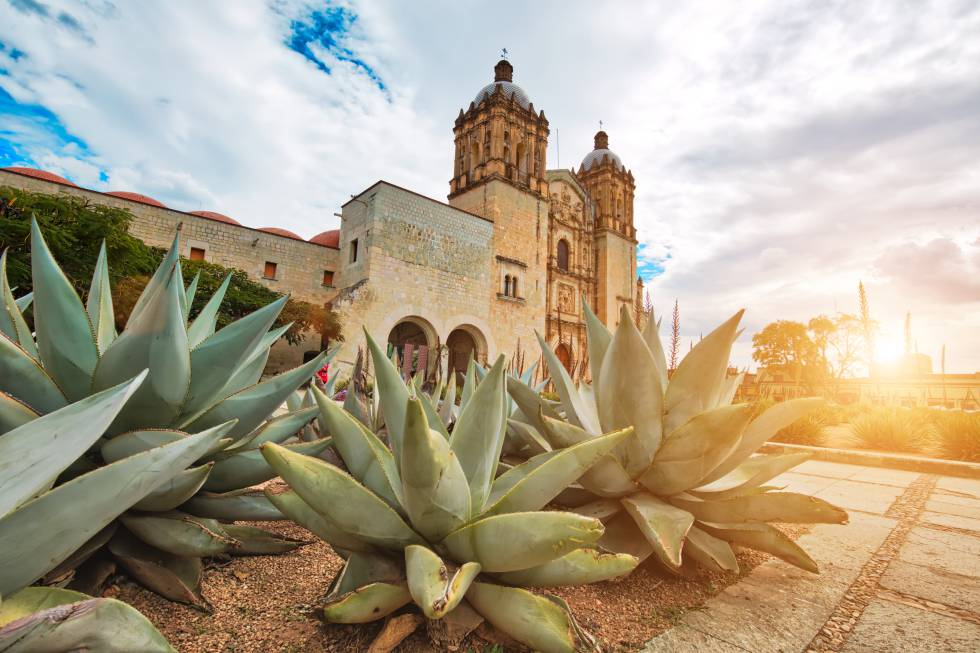
#> input picture Fotos/oaxaca.jpg, 980 x 653 px
$ python basic.py
#> lines starting #> are read from the running program, lines starting #| are printed output that depends on the picture; after the words box and inside, x2 and y2 are one past the last pixel; in counts of white or black regions, pixels touching at a corner belong together
import cv2 as cv
img = cv.imread('Fotos/oaxaca.jpg')
#> img is the input picture: shape (653, 980, 3); mean B, G, R 139.9, 162.4, 174.7
cv.imshow('Oaxaca', img)

#convertir a escala de grises
gray = cv.cvtColor(img, cv.COLOR_BGR2GRAY)
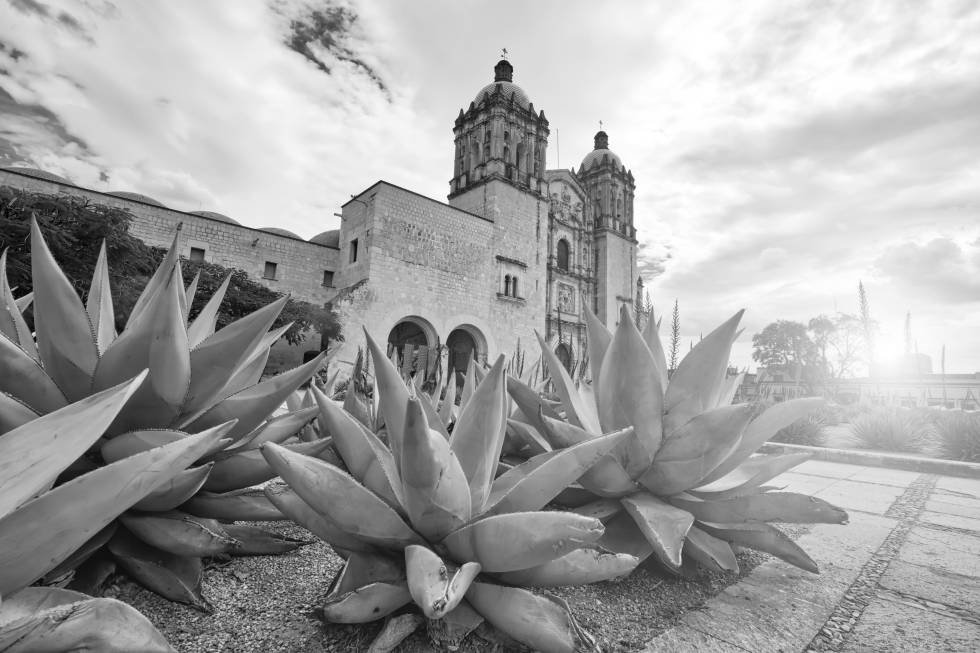
#> gray: shape (653, 980); min 1, max 255, mean 163.6
#cv.imshow('Gray',gray)

#Imagen con Blur
blur = cv.GaussianBlur(img, (7,7), cv.BORDER_DEFAULT)
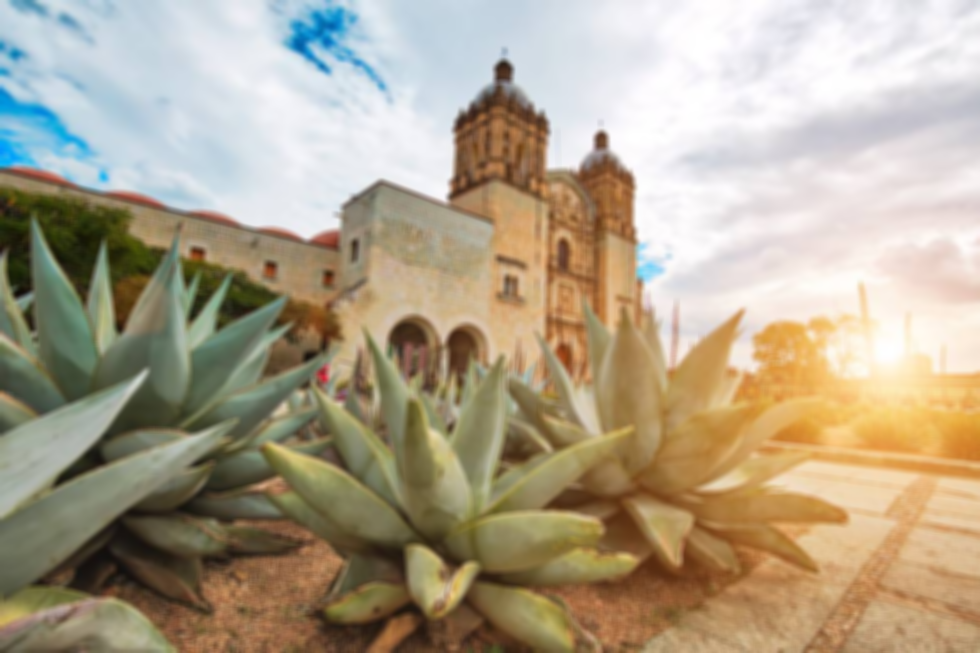
#> blur: shape (653, 980, 3); mean B, G, R 139.9, 162.4, 174.7
#cv.imshow('blur', blur)

#Detectar bordes
canny = cv.Canny(blur, 125, 175)
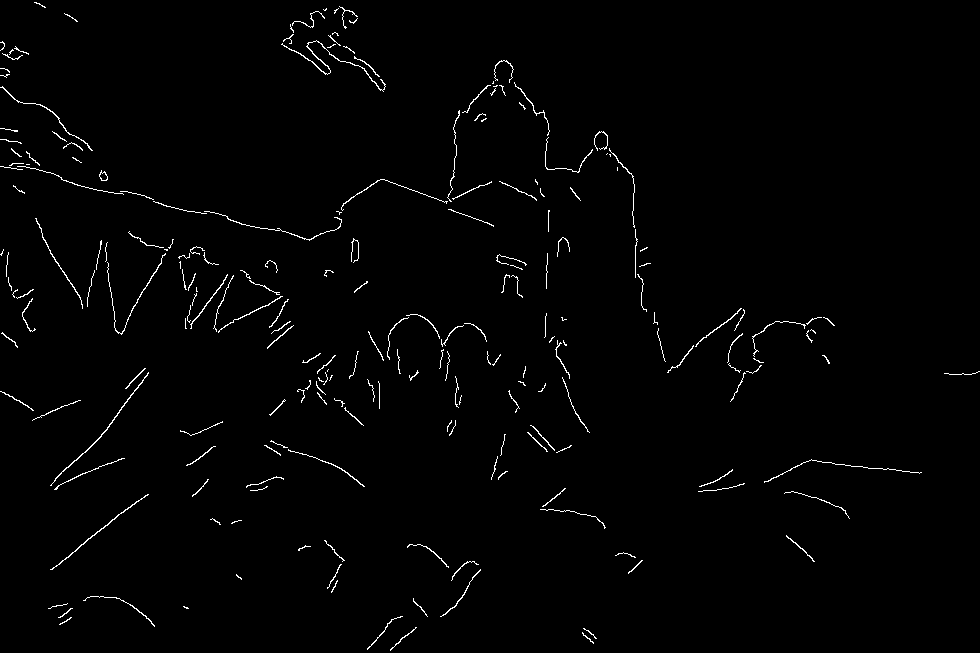
#> canny: shape (653, 980); 1.3% white in thin lines or dots
cv.imshow('Canny edges', canny)

#Dilatar la imagen (basicamente es aumentar el grosor de los bordes)
dilated = cv.dilate(canny, (7,7), iterations=3)
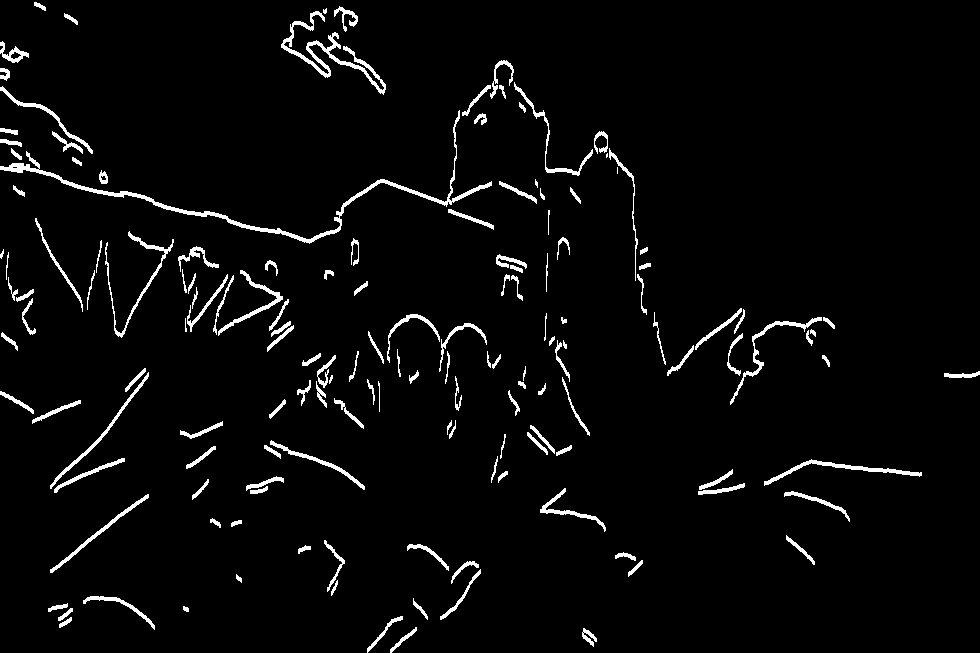
#> dilated: shape (653, 980); 3.5% white; 153 white regions (5 under 20 px), largest, box (x1, y1, x2, y2) and area: (0, 110, 492, 244) 2472, (281, 11, 386, 95) 1306, (764, 459, 922, 486) 645
#cv.imshow('Dilated', dilated)

#Erosionar imagen (Basicamente es hacer los borde mas delgados)
eroded = cv.erode(dilated, (7,7), iterations=3)
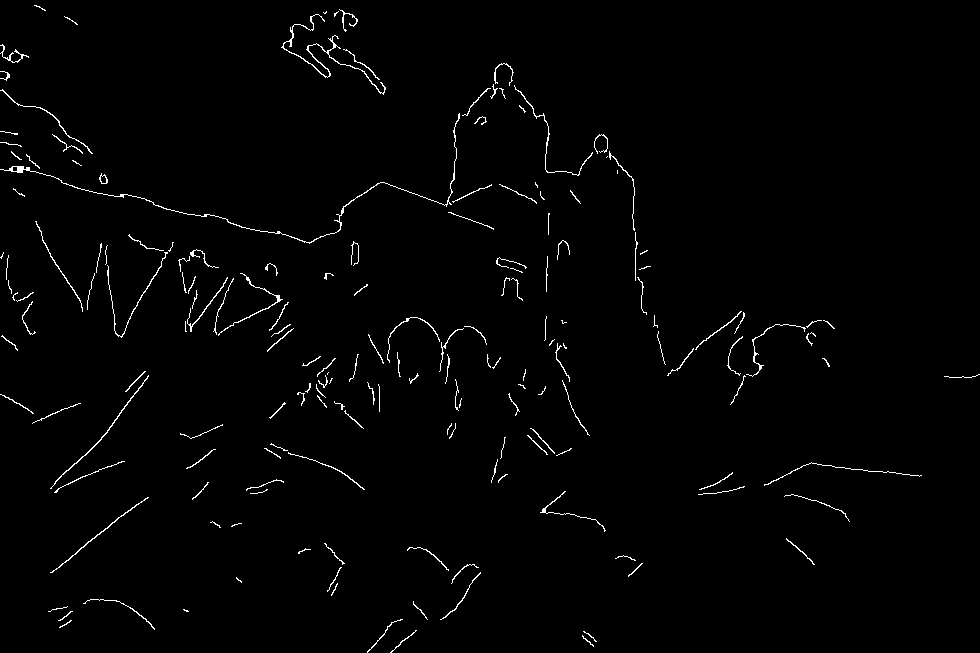
#> eroded: shape (653, 980); 1.4% white in thin lines or dots
#cv.imshow('Eroded', eroded)

#redimensionar
resized = cv.resize(img, (500,500), interpolation=cv.INTER_CUBIC)
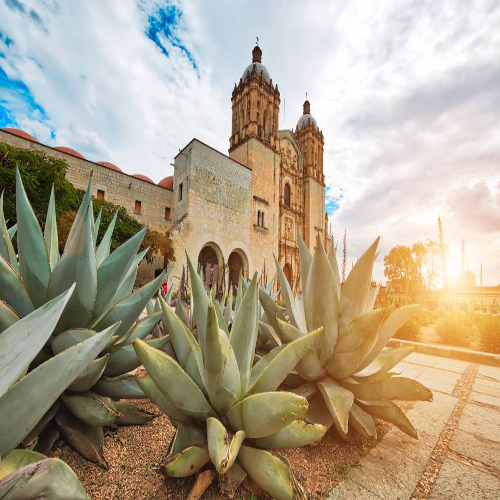
#> resized: shape (500, 500, 3); mean B, G, R 139.9, 162.4, 174.7
#cv.imshow('Resized', resized)

#cropping
cropped = img[50:200, 200:400]
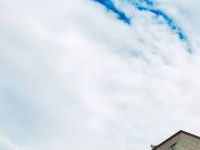
#> cropped: shape (150, 200, 3); mean B, G, R 234.2, 226.4, 217.2
#cv.imshow('Cropped', cropped)


cv.waitKey(0)
